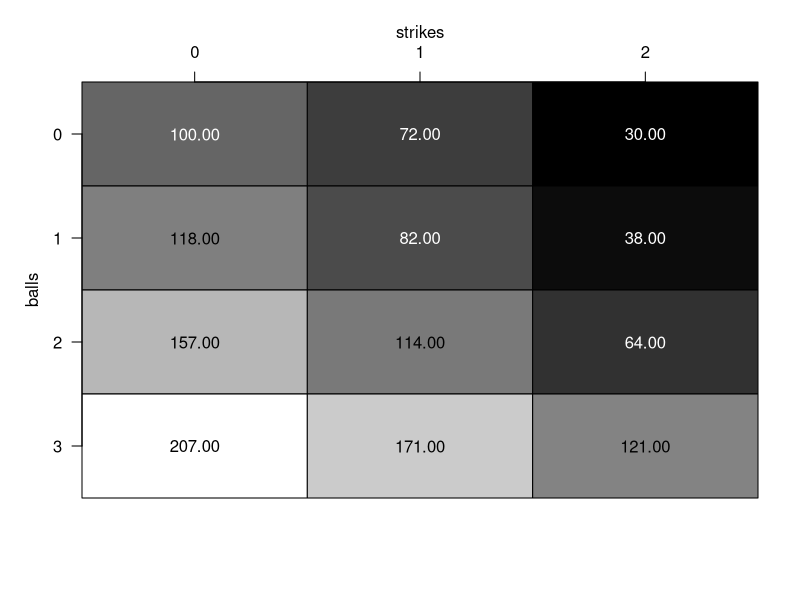
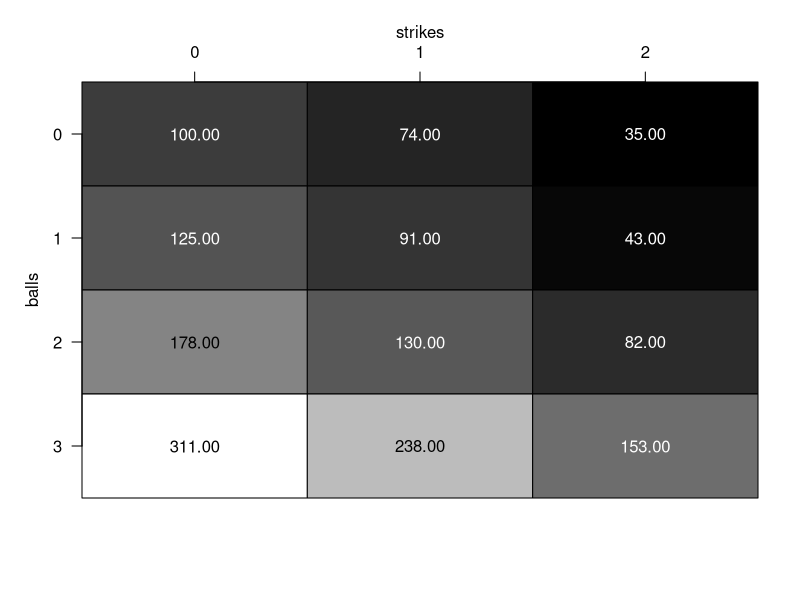

The R script that drew these images, in order: (Note: this script raises an error after producing the figures.)
# Mussina Heat map of tOPS+ through each balls/strikes count
mussina = expand.grid(balls=0 : 3, strikes=0: 2)
mussina$value = c(100,118,157,207,72,82,114,171,30,38,64,121)
mussina

countmap = function(data){
  require(plotrix)
  data = xtabs(value ~ ., data)
  color2D.matplot(data, show.values=2, axes=FALSE, xlab=" ", ylab= " ")
  axis(side = 2, at = 3.5:0.5, labels = rownames(data), las=1)
  axis(side = 3, at = 0.5:2.5, labels = colnames(data) )
  mtext(text = "balls", side =2, line=2, cex.lab=1)
  mtext(text = "strikes", side =3, line=2, cex.lab=1)
}
countmap(mussina)

# Derek Holland's Career Heat Map of tOPS+ through each balls/strikes count
holland = expand.grid(balls = 0:3, strikes = 0:2)
holland$value = c(100,125,178,311,74,91,130,238,35,43,82,153)
countmap(holland)

names(pbp2011) = fields$Header
pbp2011$pseq = gsub("[.>123N+*]","",pbp2011$PITCH_SEQ_TX)
# identifying a 1-0 count
pbp2011$c10 = grepl("^[BIPV]", pbp2011$pseq)
# identifying an 0-1 count
pbp2011$c01 = grepl("^[CFKLMOQRST]", pbp2011$pseq)

pbp2011[1:10, c("PITCH_SEQ_TX", "c10","c01")]

# Expected Run Value by Count 
pbp11rc[1:5,c("GAME_ID","EVENT_ID","c00","c10","c20","c11","c01","c30","c21","c31","c02","c12","c22","c32","RUNS.VALUE")]

# Mean Run Value for at-bats starting with a ball vs with a strike
ab10 = subset(pbp11rc, c10 == 1)
ab01 = subset(pbp11rc, c01 == 1)
c(mean(ab10$RUNS.VALUE), mean(ab01$RUNS.VALUE))

# Runs Value for Plate Appearances through each balls/strikes count
runs.by.count = expand.grid(balls=0:3,strikes=0:2)
runs.by.count$value = 0

bs.count.run.value <- function(b, s){
  column.name <- paste("c", b, s, sep="")
  mean(pbp11rc[pbp11rc[, column.name] == 1, "RUNS.VALUE"])
}

runs.by.count$value <- mapply(FUN=bs.count.run.value,
                              b=runs.by.count$balls,
                              s=runs.by.count$strikes
)

countmap(runs.by.count)


count22 = subset(pbp11rc, c22 == 1)
mean(count22$RUNS.VALUE)
count22$after2 = ifelse(count22$c20 == 1, "2-0",
                        ifelse(count22$c02 == 1, "0-2", "1-1"))
aggregate(RUNS.VALUE ~ after2, data=count22, FUN=mean)


count11 <- subset(pbp11rc, c11 == 1)
count11$after1 <- ifelse(count11$c10 == 1, "1-0", "0-1")
aggregate(RUNS.VALUE ~ after1, data=count11, FUN=mean)

ls()

# How Miguel Cabrera alters his swinging tendancies according to the ball/strike count
sampCabrera = cabrera[sample(1:nrow(cabrera),500),]
topKzone = 3.5
botKzone = 1.6
inKzone = -0.95
outKzone = 0.95
library(lattice)
xyplot(pz~px, data=sampCabrera, groups=swung, aspect = "iso",
       xlab = "horizontal location(ft.)",
       ylab = "vertical location(ft.)",
       auto.key = list(points=TRUE,text=c("not swung", "swung"),space="right"),
       panel = function(...){
         panel.xyplot(...)
         panel.rect(inKzone,botKzone,outKzone,topKzone,border="black")
         })

# How Miguel Cabrera alters his swinging tendancies according to the pitch location
miggy.loess = loess(swung~px+pz,data=cabrera, control = loess.control(surface = "direct"))


pred.area = expand.grid(px=seq(-2,2,0.1), pz=seq(0,6,0.1))
pred.area$fit = c(predict(miggy.loess,pred.area))
pred.area$fit

subset(pred.area,px==0 & pz==2.5)
subset(pred.area,px==0 & pz==0)
subset(pred.area,px==2 & pz==2.5)

contourplot(fit ~ px * pz, data=pred.area,
            at=c(.2, .4, .6, .8),
            aspect="iso",
            xlim=c(-2, 2), ylim=c(0, 5),
            xlab="horizontal location (ft.)",
            ylab="vertical location (ft.)",
            panel=function(...){
              panel.contourplot(...)
              panel.rect(inKzone, botKzone, outKzone, topKzone,
                         border="black", lty="dotted")
            }
)

# Effect of the ball/strike count
cabrera$bscount = paste(cabrera$balls, cabrera$strikes, sep = "-")
miggy00 = subset(cabrera,bscount=="0-0")
migg00loess = loess(swung ~ px + pz, data = miggy00, control = loess.control(surface = "direct"))
pred.area$fit00 = c(predict(migg00loess,pred.area))

cabrera$bscount <- paste(cabrera$balls, cabrera$strikes, sep="-")
miggy20 <- subset(cabrera, bscount == "2-0")
miggy20loess <- loess(swung ~ px + pz, data=miggy20, control=
                        loess.control(surface="direct"))
pred.area$fit20 <- c(predict(miggy20loess, pred.area))

cabrera$bscount <- paste(cabrera$balls, cabrera$strikes, sep="-")
miggy02 <- subset(cabrera, bscount == "0-2")
miggy02loess <- loess(swung ~ px + pz, data=miggy02, control=
                        loess.control(surface="direct"))
pred.area$fit02 <- c(predict(miggy02loess, pred.area))

contourplot(fit00 + fit02 + fit20 ~ px * pz, data=pred.area,
            at=c(.2, .4, .6),
            aspect="iso",
            xlim=c(-2, 2), ylim=c(0, 5),
            xlab="horizontal location (ft.)",
            ylab="vertical location (ft.)",
            panel=function(...){
              panel.contourplot(...)
              panel.rect(inKzone, botKzone, outKzone, topKzone,
                         border="black", lty="dotted")
            }
)

# Pitch Selection by count
table(verlander$pitch_type)
round(100*prop.table(table(verlander$pitch_type)))
type_verlander_hand = with(verlander,table(pitch_type,batter_hand))
round(100 * prop.table(type_verlander_hand, margin=2))      

verlander$bscount <- paste(verlander$balls, verlander$strikes,
                           sep="-")
verl_RHB <- subset(verlander, batter_hand == "R")
verl_LHB = subset(verlander, batter_hand == "L")
verl_type_cnt_R <- table(verl_RHB$bscount, verl_RHB$pitch_type)
verl_type_cnt_L = table(verl_LHB$bscount, verl_LHB$pitch_type)
round(100 * prop.table(verl_type_cnt_R, margin=1))
round(100 * prop.table(verl_type_cnt_L, margin=1))

# Umpires' behavior by count
umpiresRHB <- subset(umpires, batter_hand == "R")

ump00 <- subset(umpiresRHB, balls == 0 & strikes == 0)
ump00smp <- ump00[sample(1:nrow(ump00), 3000),]
ump00.loess <- loess(called_strike ~ px + pz, data=ump00smp,
                     control=loess.control(surface="direct"))

ump02 <- subset(umpiresRHB, balls == 0 & strikes == 0)
ump02smp <- ump02[sample(1:nrow(ump02), 3000),]
ump02.loess <- loess(called_strike ~ px + pz, data=ump02smp,
                     control=loess.control(surface="direct"))

ump30 <- subset(umpiresRHB, balls == 0 & strikes == 0)
ump30smp <- ump30[sample(1:nrow(ump30), 3000),]
ump30.loess <- loess(called_strike ~ px + pz, data=ump30smp,
                     control=loess.control(surface="direct"))

ump00contour <- contourLines(x=seq(-2, 2, 0.1),
                             y=seq(0, 6, 0.1),
                             z=predict(ump00.loess, pred.area),
                             levels=c(.5))
ump00df <- as.data.frame(ump00contour[[1]])
ump00df$bscount <- "0-0"

ump02contour <- contourLines(x=seq(-2, 2, 0.1),
                             y=seq(0, 6, 0.1),
                             z=predict(ump02.loess, pred.area),
                             levels=c(.5))
ump02df <- as.data.frame(ump02contour[[1]])
ump02df$bscount <- "0-2"

ump30contour <- contourLines(x=seq(-2, 2, 0.1),
                             y=seq(0, 6, 0.1),
                             z=predict(ump30.loess, pred.area),
                             levels=c(.5))
ump30df <- as.data.frame(ump30contour)
ump30df$bscount <- "3-0"

umpireContours <- rbind(ump00df, ump02df, ump30df)
trellis.par.set(theme=canonical.theme(color=FALSE))
myKey <- list(lines=TRUE
              , points=FALSE
              , space="right"
              , title="balls/strikes count"
              , cex.title=1
              , padding=4)
xyplot(y ~ x , data=umpireContours
       , groups=bscount
       , type="l", aspect="iso"
       , col="black"
       , xlim=c(-2, 2), ylim=c(0, 5)
       , xlab="horizontal location (ft.)"
       , ylab="vertical location (ft.)"
       , auto.key=myKey
       , panel=function(...){
         panel.xyplot(...)
         panel.rect(inKzone, botKzone, outKzone, topKzone,
                    border="grey70", lwd=2)
       }
)

